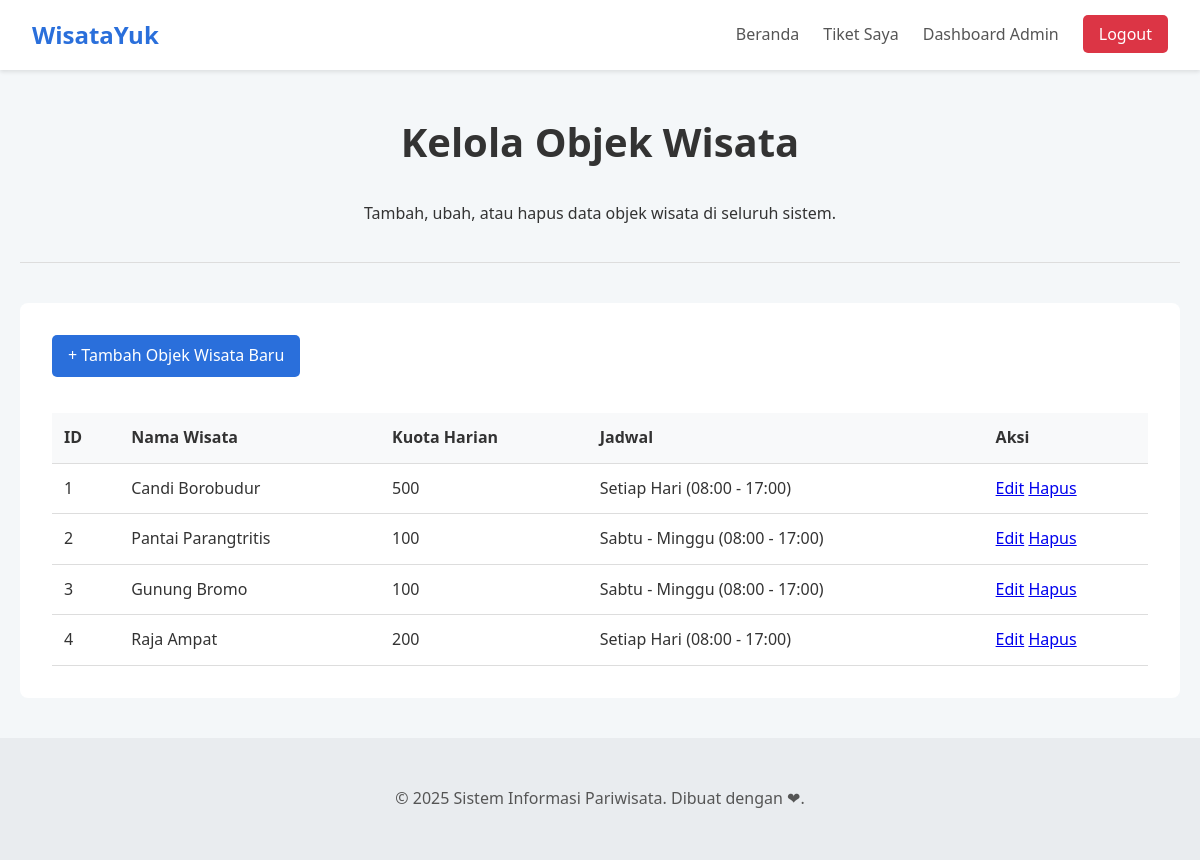
/index.php?page=admin_kelola_wisata (signed in), run on the app's committed database.
### tables this page shows
CREATE TABLE `objek_wisata` (
  `id` int(11) NOT NULL,
  `nama_wisata` varchar(100) NOT NULL,
  `deskripsi` text NOT NULL,
  `lokasi` varchar(150) NOT NULL,
  `harga_tiket` decimal(10,2) NOT NULL,
  `gambar_url` varchar(255) DEFAULT 'https://placehold.co/600x400/e2e8f0/e2e8f0?text=Gambar',
  `kuota_harian` int(11) DEFAULT NULL COMMENT 'Kuota tiket per hari, NULL berarti tidak terbatas',
  `jadwal_operasional` text DEFAULT NULL COMMENT 'Menyimpan jadwal dalam format JSON'
);

### pages/admin-kelolawisata.php (the view, shortened to what this page needs)
<?php
$sql = "SELECT id, nama_wisata, kuota_harian, jadwal_operasional FROM objek_wisata ORDER BY id ASC";
$result = $conn->query($sql);
?>
<div class="page-header">
    <h1>Kelola Objek Wisata</h1>
    <p>Tambah, ubah, atau hapus data objek wisata di seluruh sistem.</p>
</div>
<div class="management-section">
    <a href="index.php?page=admin_form_wisata" class="btn btn-primary" style="margin-bottom: 20px; display: inline-block;">+ Tambah Objek Wisata Baru</a>
    <table class="data-table">
        <thead>
            <tr>
                <th>ID</th>
                <th>Nama Wisata</th>
                <th>Kuota Harian</th>
                <th>Jadwal</th>
                <th width="15%">Aksi</th>
            </tr>
        </thead>
        <tbody>
            <?php if ($result->num_rows > 0): ?>
                <?php while($row = $result->fetch_assoc()): ?>
                <tr>
                    <td><?= htmlspecialchars($row['id']) ?></td>
                    <td><?= htmlspecialchars($row['nama_wisata']) ?></td>
                    <td><?= !is_null($row['kuota_harian']) ? htmlspecialchars($row['kuota_harian']) : 'Tidak Terbatas' ?></td>
                    <td>
                        <?php
                        if (!empty($row['jadwal_operasional'])) {
                            $jadwal = json_decode($row['jadwal_operasional'], true);
                            if(is_array($jadwal)) {
                                $hari_map = [
                                    'setiap_hari' => 'Setiap Hari',
                                    'senin_jumat' => 'Senin - Jumat',
                                    'sabtu_minggu' => 'Sabtu - Minggu'
                                ];
                                $hari_teks = $hari_map[$jadwal['days']] ?? '';
                                echo htmlspecialchars($hari_teks . ' (' . $jadwal['open'] . ' - ' . $jadwal['close'] . ')');
                            } else {
                                echo htmlspecialchars($row['jadwal_operasional']);
                            }
                        } else {
                            echo 'N/A';
                        }
                        ?>
                    </td>
                    <td>
                        <a href="index.php?page=admin_form_wisata&action=edit&id=<?= $row['id'] ?>" class="btn-action btn-edit">Edit</a>
                        <a href="index.php?page=admin_kelola_wisata&action=delete&id=<?= $row['id'] ?>" class="btn-action btn-delete" onclick="return confirm('Apakah Anda yakin ingin menghapus data ini?');">Hapus</a>
                    </td>
                </tr>
                <?php endwhile; ?>
            <?php else: ?>
                <tr><td colspan="5">Belum ada data objek wisata.</td></tr>
            <?php endif; ?>
        </tbody>
    </table>
</div>

### style.css (style rules this page uses)
body { font-family: 'Segoe UI', Tahoma, Geneva, Verdana, sans-serif; margin: 0; background-color: #f4f7f9; color: #333; line-height: 1.6; }
.btn, .btn-register, .btn-logout { padding: 0.5rem 1rem; border-radius: 5px; text-decoration: none; color: #fff; font-weight: 500; transition: background-color 0.3s; }
.btn { background-color: #2a6fdb; }
.page-header { text-align: center; margin: 40px 0; padding-bottom: 20px; border-bottom: 1px solid #ddd; }
.page-header h1 { font-size: 2.5rem; color: #333; }
.management-section { background: #fff; padding: 2rem; border-radius: 8px; margin-top: 2rem; }
.data-table { width: 100%; border-collapse: collapse; margin-top: 1rem; }
.data-table th, .data-table td { padding: 0.75rem; text-align: left; border-bottom: 1px solid #ddd; }
.data-table th { background-color: #f8f9fa; }

### data on the page
objek_wisata: id "1", nama_wisata "Candi Borobudur", kuota_harian "500", jadwal_operasional "Setiap Hari (08:00 - 17:00)"
objek_wisata: id "2", nama_wisata "Pantai Parangtritis", kuota_harian "100", jadwal_operasional "Sabtu - Minggu (08:00 - 17:00)"
objek_wisata: id "3", nama_wisata "Gunung Bromo", kuota_harian "100", jadwal_operasional "Sabtu - Minggu (08:00 - 17:00)"
objek_wisata: id "4", nama_wisata "Raja Ampat", kuota_harian "200", jadwal_operasional "Setiap Hari (08:00 - 17:00)"
